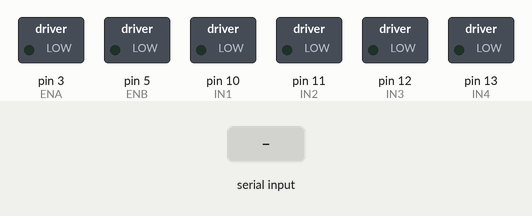
The sketch below on a simulated Arduino Uno, built with avr-gcc and run on an emulated ATmega328P. Shown: switched loads named in the sketch (green lamp = pin HIGH). Inputs (shaded band) come from the test bench.

Above: at 1.2 s.
1.3 s: "M,,45\n" received over the second serial link
At 2.3 s:
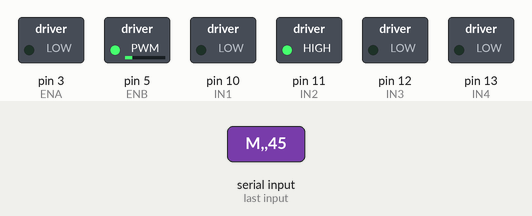
Timing chart, 0 to 4.3 s (numbered marks = the images above; inputs shaded):
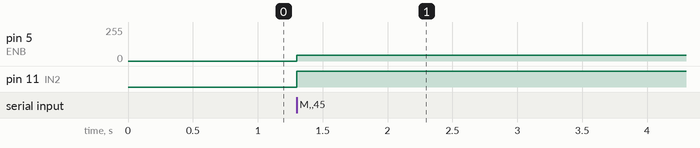

The sketch:

robot_PS3Controller.ino
```cpp
#include <SoftwareSerial.h>

// Configuración de Bluetooth:
// Pin 9 de Arduino (RX) = Conectado al TXD del HC-05
// Pin 8 de Arduino (TX) = Conectado al RXD del HC-05
SoftwareSerial bluetooth(9, 8);

// Pines de Velocidad PWM (jumpers ENA y ENB retirados)
const int ENA = 3;  // PWM Motor Izquierdo
const int ENB = 5;  // PWM Motor Derecho

// Pines de Dirección:
const int IN1 = 10; // Motor Derecho
const int IN2 = 11; // Motor Derecho
const int IN3 = 12; // Motor Izquierdo
const int IN4 = 13; // Motor Izquierdo

void setup() {
  pinMode(ENA, OUTPUT); analogWrite(ENA, 0);
  pinMode(ENB, OUTPUT); analogWrite(ENB, 0);

  pinMode(IN1, OUTPUT); digitalWrite(IN1, LOW);
  pinMode(IN2, OUTPUT); digitalWrite(IN2, LOW);
  pinMode(IN3, OUTPUT); digitalWrite(IN3, LOW);
  pinMode(IN4, OUTPUT); digitalWrite(IN4, LOW);

  pinMode(LED_BUILTIN, OUTPUT);
  digitalWrite(LED_BUILTIN, LOW);

  bluetooth.begin(9600);
  bluetooth.setTimeout(10); // Lectura rápida para no perder tramas de giro
}

void loop() {
  if (bluetooth.available() > 0) {
    String trama = bluetooth.readStringUntil('\n');

    if (trama.startsWith("M,")) {
      int primeraComa = trama.indexOf(',');
      int segundaComa = trama.indexOf(',', primeraComa + 1);

      if (primeraComa != -1 && segundaComa != -1) {
        int valIzq = trama.substring(primeraComa + 1, segundaComa).toInt();
        int valDer = trama.substring(segundaComa + 1).toInt();

        // Encender LED si hay movimiento
        digitalWrite(LED_BUILTIN, (valIzq != 0 || valDer != 0) ? HIGH : LOW);

        // Control de motores
        controlarMotor(ENA, IN3, IN4, valIzq); // Motor Izquierdo
        controlarMotor(ENB, IN1, IN2, valDer); // Motor Derecho
      }
    }
  }
}

void controlarMotor(int pinPWM, int pinIn1, int pinIn2, int velocidad) {
  // Invertimos la lógica (> 0 ahora activa marcha adelante correcta)
  if (velocidad > 0) {
    digitalWrite(pinIn1, LOW);
    digitalWrite(pinIn2, HIGH);
    analogWrite(pinPWM, velocidad);
  }
  else if (velocidad < 0) {
    digitalWrite(pinIn1, HIGH);
    digitalWrite(pinIn2, LOW);
    analogWrite(pinPWM, abs(velocidad));
  }
  else {
    digitalWrite(pinIn1, LOW);
    digitalWrite(pinIn2, LOW);
    analogWrite(pinPWM, 0);
  }
}
```

Measured:
- after the input at 1.3 s, pin 5 (ENB): 0/255 → 45/255 at once; pin 11 (IN2): LOW → HIGH at once
